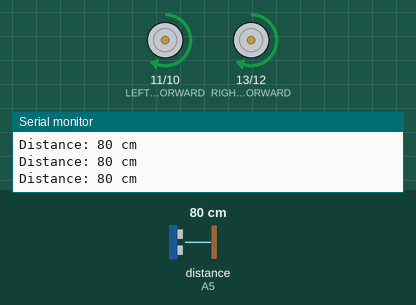
Simulated run of this sketch. Board: Arduino Nano, built with avr-gcc and run on an emulated ATmega328P. On the bench: motor-driver pin pairs drawn as motors (green arrow = first pin HIGH = forward, orange = second pin HIGH = backward, longer = more drive), the last lines printed to the serial monitor. Wiring (inferred from the names in the program): ultrasonic range finder: trigger A4; echo A5. The test bench sets the inputs (shaded band); at power-on: distance to the obstacle (sensor on A5) 80 cm. The echo pulse lasts 58.3 µs per cm.

Above: at 1.2 s.
1.3 s: distance to the obstacle (sensor on A5) set to 127 cm
4.3 s: distance to the obstacle (sensor on A5) set to 138 cm
7.3 s: distance to the obstacle (sensor on A5) set to 18 cm
10.3 s: distance to the obstacle (sensor on A5) set to 2 cm
At 11.0 s:
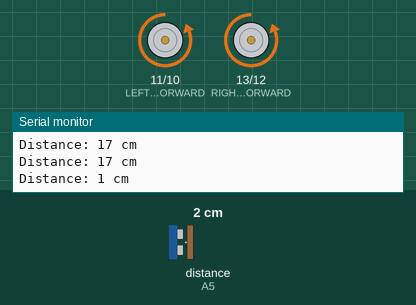
13.3 s: distance to the obstacle (sensor on A5) set to 35 cm
At 13.49 s:
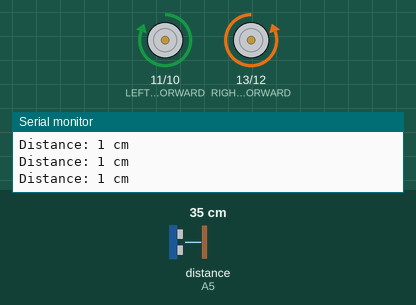
Timing chart, 0 to 17.3 s (numbered marks = the images above; inputs shaded):
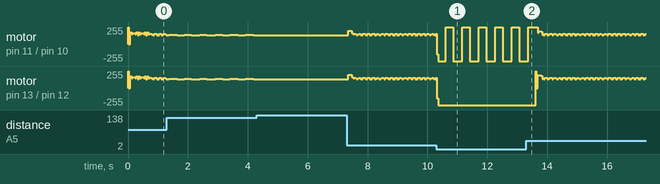

Measured:
- after the input at 4.3 s, motor on pin 11 (LEFT_MOTOR_FORWARD) / pin 10 (LEFT_MOTOR_BACKWARD), motor on pin 13 (RIGHT_MOTOR_FORWARD) / pin 12 (RIGHT_MOTOR_BACKWARD): stops changing and stays forward 128/255

The sketch:

Obstacle-Avoiding.ino
```cpp
// Define os pinos dos motores
#define LEFT_MOTOR_BACKWARD 10
#define LEFT_MOTOR_FORWARD 11
#define RIGHT_MOTOR_BACKWARD 12
#define RIGHT_MOTOR_FORWARD 13

// Define os pinos do sensor ultrassônico
//O módulo HC-SR04 requer um sinal PWM para disparar o pulso ultrassônico e medir a distância.
//No Arduino Nano, as portas analógicas que suportam PWM são: A0, A1, A2, A3, A4, A5. Essas portas podem ser utilizadas para controlar o HC-SR04.
#define TRIGGER_PIN A4
#define ECHO_PIN A5
// Define a distância mínima para o robô desviar de obstáculos (em centímetros)
const int MIN_DISTANCE = 15;

void setup() {
  // Define os pinos como saída
  pinMode(LEFT_MOTOR_FORWARD, OUTPUT
  );
  pinMode(LEFT_MOTOR_BACKWARD, OUTPUT);
  pinMode(RIGHT_MOTOR_FORWARD, OUTPUT);
  pinMode(RIGHT_MOTOR_BACKWARD, OUTPUT);

  // Define os pinos do sensor ultrassônico como entrada
  pinMode(TRIGGER_PIN, OUTPUT);
  pinMode(ECHO_PIN, INPUT);

  // Inicializa a comunicação serial
  Serial.begin(9600);
}

void loop() {
  // Mede a distância do objeto mais próximo
  long distance = measureDistance();

  // Verifica se há obstáculos próximos
  if (distance < MIN_DISTANCE) {
    // Desvia do obstáculo
    moveBackward();
    delay(300);
    turnRight();
    delay(250);

  } else {
    // Move para frente
    moveForward2();
  }

  // Imprime a distância medida no monitor serial
  Serial.print("Distance: ");
  Serial.print(distance);
  Serial.println(" cm");
}


void moveForward2() {
  moveForward();
  delay(10);
  stopMotors();
  delay(1);
}

void stopMotors() {
  digitalWrite(LEFT_MOTOR_FORWARD, LOW);
  digitalWrite(LEFT_MOTOR_BACKWARD, LOW);
  digitalWrite(RIGHT_MOTOR_FORWARD, LOW);
  digitalWrite(RIGHT_MOTOR_BACKWARD, LOW);
}

void moveForward() {
  digitalWrite(LEFT_MOTOR_FORWARD, HIGH);
  digitalWrite(LEFT_MOTOR_BACKWARD, LOW);
  digitalWrite(RIGHT_MOTOR_FORWARD, HIGH);
  digitalWrite(RIGHT_MOTOR_BACKWARD, LOW);
}

void moveBackward() {
  digitalWrite(LEFT_MOTOR_FORWARD, LOW);
  digitalWrite(LEFT_MOTOR_BACKWARD, HIGH);
  digitalWrite(RIGHT_MOTOR_FORWARD, LOW);
  digitalWrite(RIGHT_MOTOR_BACKWARD, HIGH);
}

void turnLeft() {
  digitalWrite(LEFT_MOTOR_FORWARD, LOW);
  digitalWrite(LEFT_MOTOR_BACKWARD, HIGH);
  digitalWrite(RIGHT_MOTOR_FORWARD, HIGH);
  digitalWrite(RIGHT_MOTOR_BACKWARD, LOW);
}

void turnRight() {
  digitalWrite(LEFT_MOTOR_FORWARD, HIGH);
  digitalWrite(LEFT_MOTOR_BACKWARD, LOW);
  digitalWrite(RIGHT_MOTOR_FORWARD, LOW);
  digitalWrite(RIGHT_MOTOR_BACKWARD, HIGH);
}


/*
O número 58 usado no cálculo da distância é uma constante que representa a velocidade do som em centímetros por microssegundo. O som viaja a uma velocidade aproximada de 343 metros por segundo (m/s) a uma temperatura de 20 graus Celsius. Isso equivale a cerca de 0,0343 centímetros por microssegundo.

Como o sensor HC-SR04 mede o tempo de ida e volta do som, precisamos dividir esse tempo por dois para obter o tempo de ida apenas. Depois disso, basta multiplicar o tempo de ida por 0,0343 para obter a distância em centímetros. No entanto, como o sensor não é perfeito e há outros fatores que podem afetar a velocidade do som, um fator de conversão comumente usado é de 58, que é aproximadamente 0,0343 multiplicado por 2.

Então, para converter o tempo de viagem do som em centímetros, dividimos o tempo por 58. Por exemplo, se o tempo de viagem do som for de 580 microssegundos, a distância seria calculada como 580 / 58 = 10 cm.

É importante lembrar que a velocidade do som varia de acordo com a temperatura e a umidade, portanto, esse fator de conversão pode não ser preciso em todas as condições ambientais. Em aplicações que exigem maior precisão, é necessário ajustar o fator de conversão com base nas condições específicas do ambiente.
*/


long measureDistance() {
  long duration, distance;
  digitalWrite(TRIGGER_PIN, LOW);
  delayMicroseconds(2);
  digitalWrite(TRIGGER_PIN, HIGH);
  delayMicroseconds(10);
  digitalWrite(TRIGGER_PIN, LOW);
  duration = pulseIn(ECHO_PIN, HIGH);
  distance = duration / 58;
  return distance;
}
```
